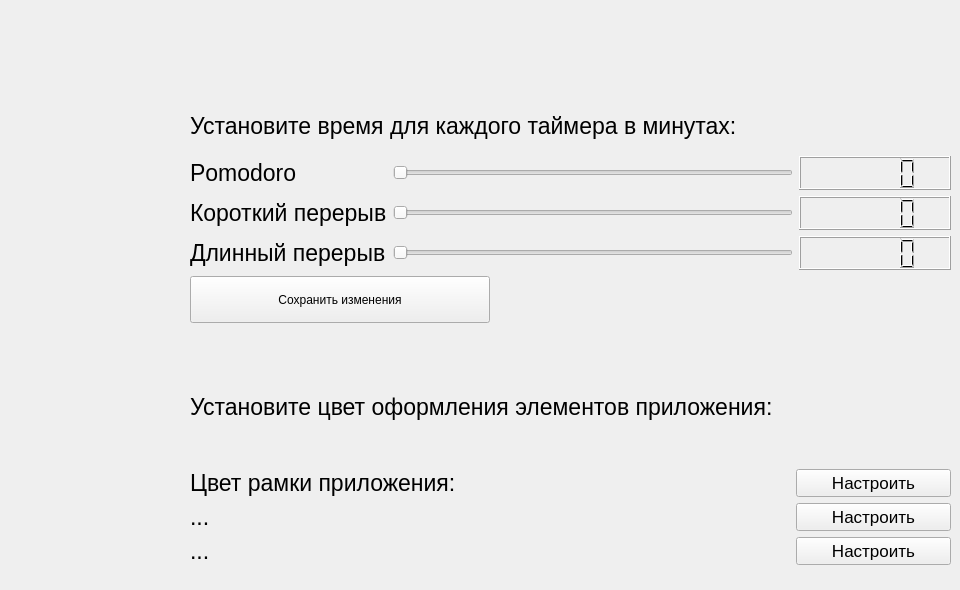
        <widget class="QWidget" name="Pomo_Settings">
         <attribute name="title">
          <string>Настройки</string>
         </attribute>
         <widget class="QWidget" name="verticalLayoutWidget_2">
          <property name="geometry">
           <rect>
            <x>190</x>
            <y>102</y>
            <width>761</width>
            <height>221</height>
           </rect>
          </property>
          <layout class="QVBoxLayout" name="verticalLayout_5">
           <item>
            <widget class="QLabel" name="label">
             <property name="font">
              <font>
               <pointsize>17</pointsize>
              </font>
             </property>
             <property name="text">
              <string>Установите время для каждого таймера в минутах:</string>
             </property>
            </widget>
           </item>
           <item>
            <layout class="QFormLayout" name="formLayout">
             <item row="0" column="0">
              <layout class="QFormLayout" name="formLayout_3">
               <item row="2" column="0">
                <widget class="QLabel" name="Short_Label_Set">
                 <property name="sizePolicy">
                  <sizepolicy hsizetype="Preferred" vsizetype="Preferred">
                   <horstretch>0</horstretch>
                   <verstretch>0</verstretch>
                  </sizepolicy>
                 </property>
                 <property name="font">
                  <font>
                   <pointsize>17</pointsize>
                  </font>
                 </property>
                 <property name="text">
                  <string>Короткий перерыв</string>
                 </property>
                </widget>
               </item>
               <item row="3" column="0">
                <widget class="QLabel" name="Long_Label_Set">
                 <property name="font">
                  <font>
                   <pointsize>17</pointsize>
                  </font>
                 </property>
                 <property name="text">
                  <string>Длинный перерыв</string>
                 </property>
                </widget>
               </item>
               <item row="3" column="1">
                <widget class="QSlider" name="Long_Slider">
                 <property name="sizePolicy">
                  <sizepolicy hsizetype="Preferred" vsizetype="Preferred">
                   <horstretch>0</horstretch>
                   <verstretch>0</verstretch>
                  </sizepolicy>
                 </property>
                 <property name="minimumSize">
                  <size>
                   <width>400</width>
                   <height>34</height>
                  </size>
                 </property>
                 <property name="orientation">
                  <enum>Qt::Horizontal</enum>
                 </property>
                </widget>
               </item>
               <item row="1" column="0">
                <widget class="QLabel" name="Pomo_Label">
                 <property name="sizePolicy">
                  <sizepolicy hsizetype="Preferred" vsizetype="Preferred">
                   <horstretch>0</horstretch>
                   <verstretch>0</verstretch>
                  </sizepolicy>
                 </property>
                 <property name="font">
                  <font>
                   <pointsize>17</pointsize>
                  </font>
                 </property>
                 <property name="text">
                  <string>Pomodoro</string>
                 </property>
                </widget>
               </item>
               <item row="1" column="1">
                <widget class="QSlider" name="Pomo_Slider">
                 <property name="sizePolicy">
                  <sizepolicy hsizetype="Preferred" vsizetype="Preferred">
                   <horstretch>0</horstretch>
                   <verstretch>0</verstretch>
                  </sizepolicy>
                 </property>
                 <property name="minimumSize">
                  <size>
                   <width>400</width>
                   <height>34</height>
                  </size>
                 </property>
                 <property name="orientation">
                  <enum>Qt::Horizontal</enum>
                 </property>
                </widget>
               </item>
               <item row="2" column="1">
                <widget class="QSlider" name="Short_Slider">
                 <property name="sizePolicy">
                  <sizepolicy hsizetype="Preferred" vsizetype="Preferred">
                   <horstretch>0</horstretch>
                   <verstretch>0</verstretch>
                  </sizepolicy>
                 </property>
                 <property name="minimumSize">
                  <size>
                   <width>400</width>
                   <height>34</height>
                  </size>
                 </property>
                 <property name="orientation">
                  <enum>Qt::Horizontal</enum>
                 </property>
                </widget>
               </item>
              </layout>
             </item>
             <item row="0" column="1">
              <layout class="QVBoxLayout" name="verticalLayout_6">
               <property name="sizeConstraint">
                <enum>QLayout::SetDefaultConstraint</enum>
               </property>
               <item>
                <widget class="QLCDNumber" name="Pomo_LCD_Set">
                 <property name="sizePolicy">
                  <sizepolicy hsizetype="Preferred" vsizetype="Preferred">
                   <horstretch>0</horstretch>
                   <verstretch>0</verstretch>
                  </sizepolicy>
                 </property>
                </widget>
               </item>
               <item>
                <widget class="QLCDNumber" name="Short_LCD_Set">
                 <property name="sizePolicy">
                  <sizepolicy hsizetype="Preferred" vsizetype="Preferred">
                   <horstretch>0</horstretch>
                   <verstretch>0</verstretch>
                  </sizepolicy>
                 </property>
                </widget>
               </item>
               <item>
                <widget class="QLCDNumber" name="Long_LCD_Set">
                 <property name="sizePolicy">
                  <sizepolicy hsizetype="Preferred" vsizetype="Preferred">
                   <horstretch>0</horstretch>
                   <verstretch>0</verstretch>
                  </sizepolicy>
                 </property>
                </widget>
               </item>
              </layout>
             </item>
            </layout>
           </item>
           <item>
            <widget class="QPushButton" name="Save_Changes">
             <property name="maximumSize">
              <size>
               <width>300</width>
               <height>300</height>
              </size>
             </property>
             <property name="font">
              <font>
               <weight>50</weight>
               <bold>false</bold>
              </font>
             </property>
             <property name="text">
              <string>Сохранить изменения</string>
             </property>
            </widget>
           </item>
          </layout>
         </widget>
         <widget class="QWidget" name="verticalLayoutWidget_3">
          <property name="geometry">
           <rect>
            <x>190</x>
            <y>350</y>
            <width>761</width>
            <height>231</height>
           </rect>
          </property>
          <layout class="QVBoxLayout" name="verticalLayout_10">
           <item>
            <widget class="QLabel" name="label_7">
             <property name="font">
              <font>
               <pointsize>17</pointsize>
              </font>
             </property>
             <property name="text">
              <string>Установите цвет оформления элементов приложения:</string>
             </property>
            </widget>
           </item>
           <item>
            <layout class="QFormLayout" name="formLayout_4">
             <item row="0" column="0">
              <widget class="QLabel" name="label_8">
               <property name="minimumSize">
                <size>
                 <width>600</width>
                 <height>0</height>
                </size>
               </property>
               <property name="font">
                <font>
                 <pointsize>17</pointsize>
                </font>
               </property>
               <property name="text">
                <string>Цвет рамки приложения: </string>
               </property>
              </widget>
             </item>
             <item row="0" column="1">
              <widget class="QPushButton" name="pushButton_3">
               <property name="font">
                <font>
                 <pointsize>13</pointsize>
                </font>
               </property>
               <property name="text">
                <string>Настроить</string>
               </property>
              </widget>
             </item>
             <item row="1" column="0">
              <widget class="QLabel" name="label_11">
               <property name="font">
                <font>
                 <pointsize>17</pointsize>
                </font>
               </property>
               <property name="text">
                <string>...</string>
               </property>
              </widget>
             </item>
             <item row="1" column="1">
              <widget class="QPushButton" name="pushButton_4">
               <property name="font">
                <font>
                 <pointsize>13</pointsize>
                </font>
               </property>
               <property name="text">
                <string>Настроить</string>
               </property>
              </widget>
             </item>
             <item row="2" column="0">
              <widget class="QLabel" name="label_12">
               <property name="font">
                <font>
                 <pointsize>17</pointsize>
                </font>
               </property>
               <property name="text">
                <string>...</string>
               </property>
              </widget>
             </item>
             <item row="2" column="1">
              <widget class="QPushButton" name="pushButton_5">
               <property name="font">
                <font>
                 <pointsize>13</pointsize>
                </font>
               </property>
               <property name="text">
                <string>Настроить</string>
               </property>
              </widget>
             </item>
            </layout>
           </item>
          </layout>
         </widget>
        </widget>
